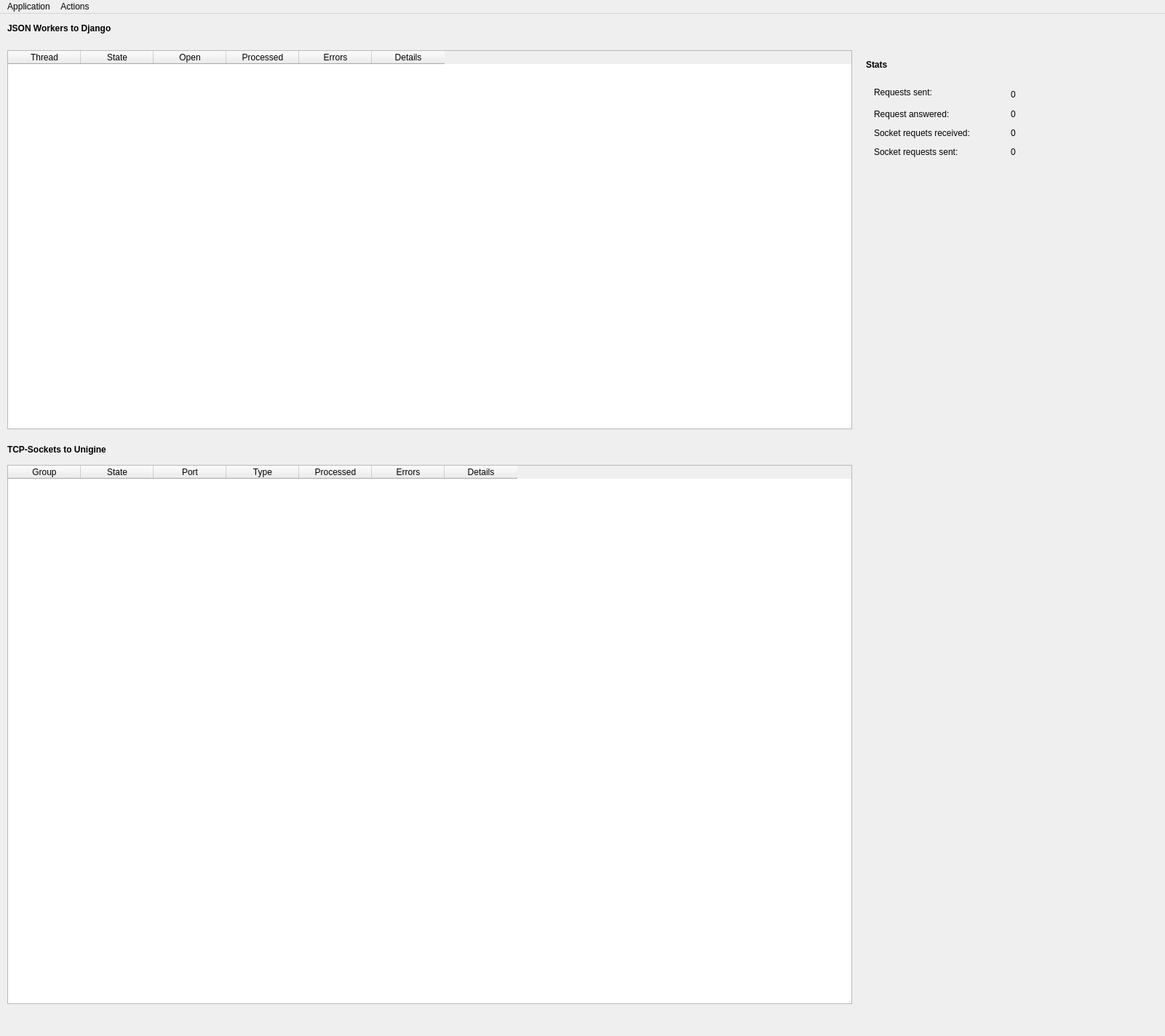
<?xml version="1.0" encoding="UTF-8"?>
<ui version="4.0">
 <class>Interface</class>
 <widget class="QMainWindow" name="Interface">
  <property name="geometry">
   <rect>
    <x>0</x>
    <y>0</y>
    <width>1601</width>
    <height>1424</height>
   </rect>
  </property>
  <property name="windowTitle">
   <string>Interface</string>
  </property>
  <widget class="QWidget" name="centralWidget">
   <widget class="QTableWidget" name="threads">
    <property name="geometry">
     <rect>
      <x>10</x>
      <y>50</y>
      <width>1161</width>
      <height>521</height>
     </rect>
    </property>
    <property name="contextMenuPolicy">
     <enum>Qt::DefaultContextMenu</enum>
    </property>
    <column>
     <property name="text">
      <string>Thread</string>
     </property>
    </column>
    <column>
     <property name="text">
      <string>State</string>
     </property>
    </column>
    <column>
     <property name="text">
      <string>Open</string>
     </property>
    </column>
    <column>
     <property name="text">
      <string>Processed</string>
     </property>
    </column>
    <column>
     <property name="text">
      <string>Errors</string>
     </property>
    </column>
    <column>
     <property name="text">
      <string>Details</string>
     </property>
    </column>
   </widget>
   <widget class="QTableWidget" name="sockets">
    <property name="geometry">
     <rect>
      <x>10</x>
      <y>620</y>
      <width>1161</width>
      <height>741</height>
     </rect>
    </property>
    <property name="contextMenuPolicy">
     <enum>Qt::DefaultContextMenu</enum>
    </property>
    <column>
     <property name="text">
      <string>Group</string>
     </property>
    </column>
    <column>
     <property name="text">
      <string>State</string>
     </property>
    </column>
    <column>
     <property name="text">
      <string>Port</string>
     </property>
    </column>
    <column>
     <property name="text">
      <string>Type</string>
     </property>
    </column>
    <column>
     <property name="text">
      <string>Processed</string>
     </property>
    </column>
    <column>
     <property name="text">
      <string>Errors</string>
     </property>
    </column>
    <column>
     <property name="text">
      <string>Details</string>
     </property>
    </column>
   </widget>
   <widget class="QLabel" name="labelUnigine">
    <property name="geometry">
     <rect>
      <x>10</x>
      <y>579</y>
      <width>561</width>
      <height>40</height>
     </rect>
    </property>
    <property name="font">
     <font>
      <weight>75</weight>
      <bold>true</bold>
     </font>
    </property>
    <property name="text">
     <string>TCP-Sockets to Unigine</string>
    </property>
   </widget>
   <widget class="QLabel" name="labelDjango">
    <property name="geometry">
     <rect>
      <x>10</x>
      <y>0</y>
      <width>561</width>
      <height>40</height>
     </rect>
    </property>
    <property name="font">
     <font>
      <weight>75</weight>
      <bold>true</bold>
     </font>
    </property>
    <property name="text">
     <string>JSON Workers to Django</string>
    </property>
   </widget>
   <widget class="QLabel" name="labelDjango_2">
    <property name="geometry">
     <rect>
      <x>1190</x>
      <y>50</y>
      <width>331</width>
      <height>40</height>
     </rect>
    </property>
    <property name="font">
     <font>
      <weight>75</weight>
      <bold>true</bold>
     </font>
    </property>
    <property name="text">
     <string>Stats</string>
    </property>
   </widget>
   <widget class="QWidget" name="gridLayoutWidget">
    <property name="geometry">
     <rect>
      <x>1190</x>
      <y>90</y>
      <width>391</width>
      <height>121</height>
     </rect>
    </property>
    <layout class="QGridLayout" name="gridLayout">
     <item row="2" column="0">
      <widget class="QLabel" name="something">
       <property name="text">
        <string>Socket requets received:</string>
       </property>
      </widget>
     </item>
     <item row="0" column="0">
      <widget class="QLabel" name="label">
       <property name="text">
        <string>Requests sent:</string>
       </property>
       <property name="alignment">
        <set>Qt::AlignLeading|Qt::AlignLeft|Qt::AlignTop</set>
       </property>
      </widget>
     </item>
     <item row="1" column="0">
      <widget class="QLabel" name="label_2">
       <property name="text">
        <string>Request answered:</string>
       </property>
      </widget>
     </item>
     <item row="3" column="0">
      <widget class="QLabel" name="label_4">
       <property name="text">
        <string>Socket requests sent:</string>
       </property>
      </widget>
     </item>
     <item row="0" column="1">
      <widget class="QLabel" name="labelRequestsSent">
       <property name="text">
        <string>0</string>
       </property>
      </widget>
     </item>
     <item row="1" column="1">
      <widget class="QLabel" name="labelRequestsReceived">
       <property name="text">
        <string>0</string>
       </property>
      </widget>
     </item>
     <item row="2" column="1">
      <widget class="QLabel" name="labelRequetsSocketReceived">
       <property name="text">
        <string>0</string>
       </property>
      </widget>
     </item>
     <item row="3" column="1">
      <widget class="QLabel" name="labelRequestsSocketSent">
       <property name="text">
        <string>0</string>
       </property>
      </widget>
     </item>
    </layout>
   </widget>
  </widget>
  <widget class="QMenuBar" name="menuBar">
   <property name="geometry">
    <rect>
     <x>0</x>
     <y>0</y>
     <width>1601</width>
     <height>27</height>
    </rect>
   </property>
   <widget class="QMenu" name="menuTest">
    <property name="title">
     <string>Application</string>
    </property>
    <addaction name="separator"/>
    <addaction name="actionConfiguration"/>
    <addaction name="actionClose"/>
   </widget>
   <widget class="QMenu" name="menuActions">
    <property name="title">
     <string>Actions</string>
    </property>
    <addaction name="separator"/>
    <addaction name="actionStart"/>
    <addaction name="actionRestart"/>
   </widget>
   <addaction name="menuTest"/>
   <addaction name="menuActions"/>
  </widget>
  <action name="actionClose">
   <property name="text">
    <string>Close</string>
   </property>
  </action>
  <action name="actionRestart">
   <property name="text">
    <string>Restart</string>
   </property>
  </action>
  <action name="actionConfiguration">
   <property name="text">
    <string>Configuration</string>
   </property>
  </action>
  <action name="actionStart">
   <property name="text">
    <string>Start</string>
   </property>
  </action>
 </widget>
 <layoutdefault spacing="6" margin="11"/>
 <resources/>
 <connections/>
</ui>
